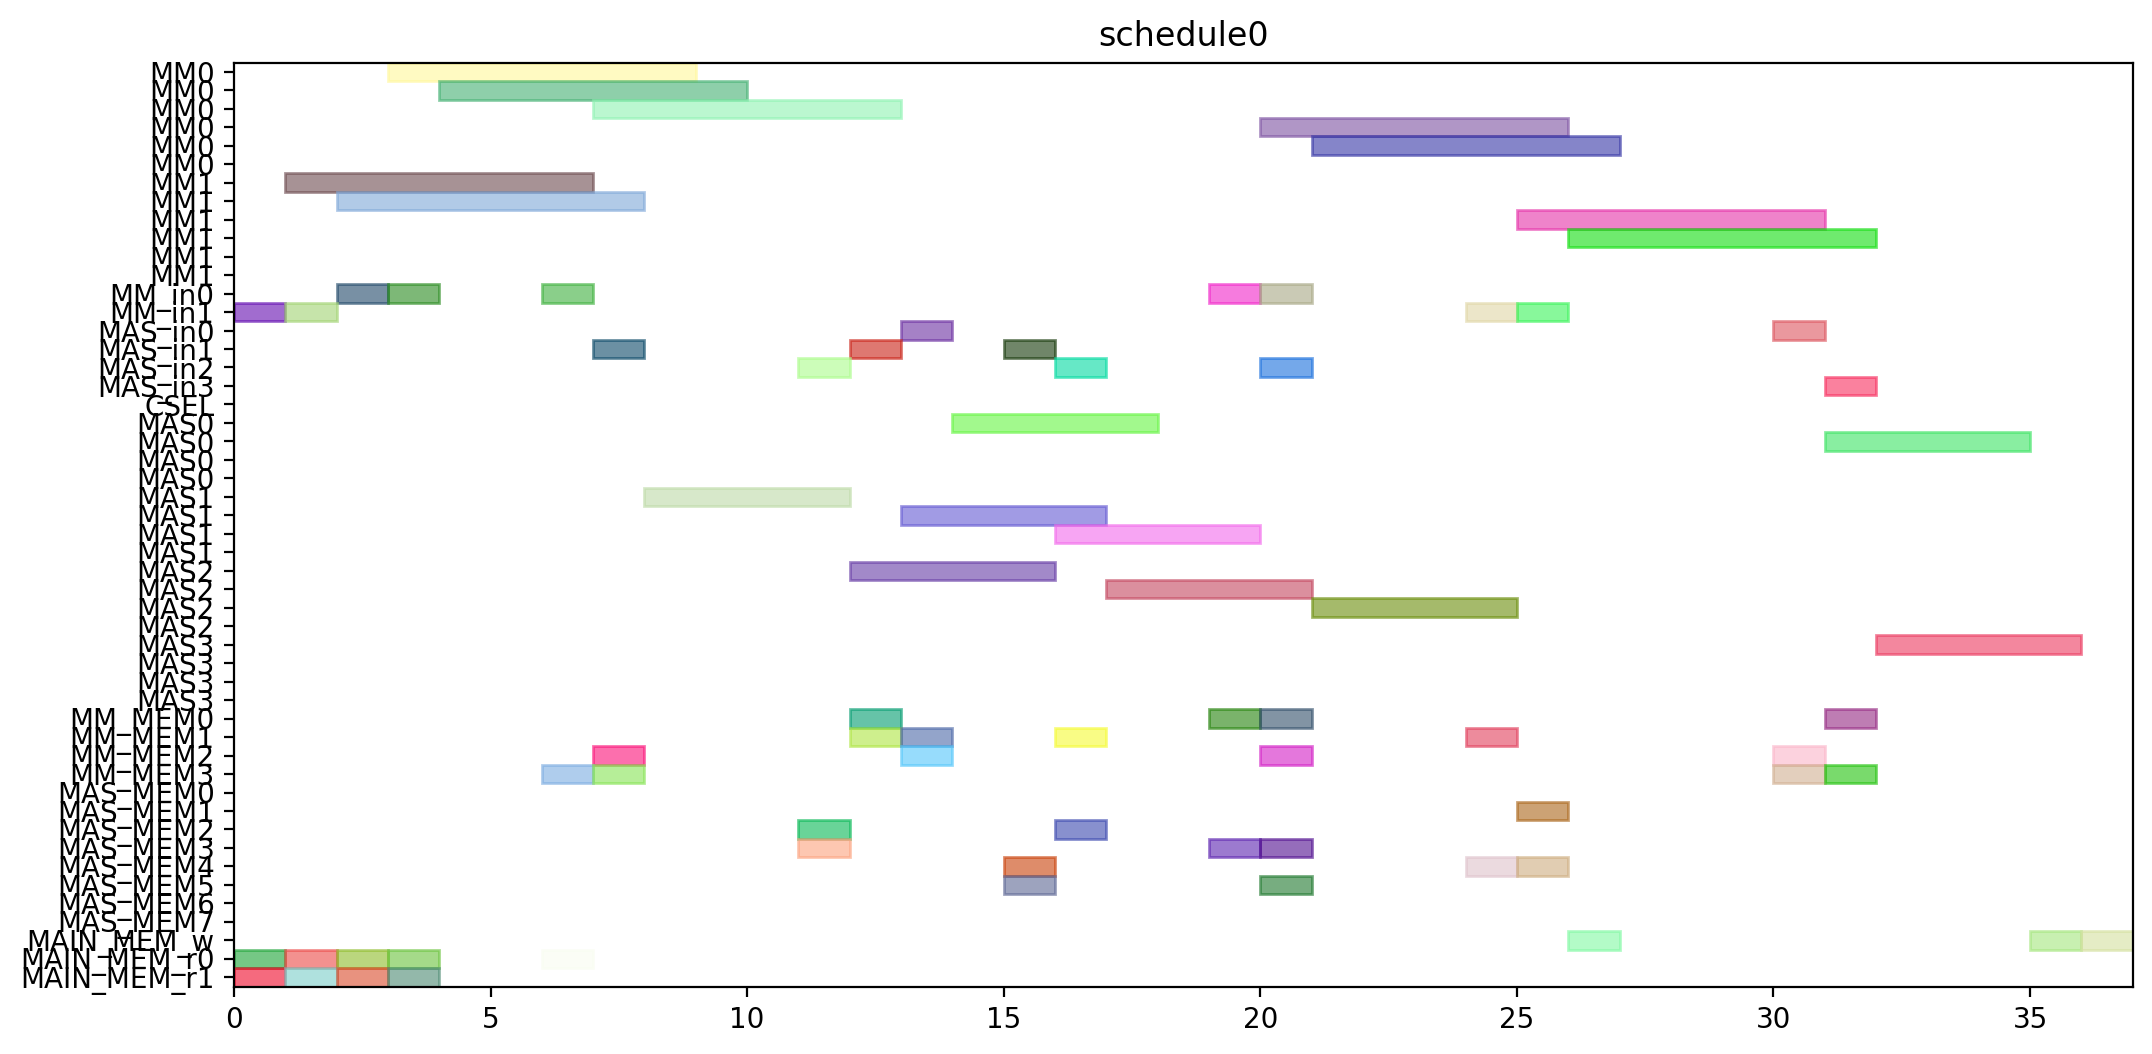

Reproduce this figure in Python.
from pyschedule import Scenario, solvers, plotters, alt


def solve():
	horizon = 120
	S = Scenario("schedule0", horizon=horizon)

	# resource
	MM = S.Resources('MM', num=2, size=6)
	MM_in = S.Resources('MM_in', num=2)
	MAS_in = S.Resources('MAS_in', num=4)
	CSEL = S.Resource('CSEL')
	MAS = S.Resources('MAS', num=4, size=4, periods=range(1, horizon))
	MM_MEM = S.Resources('MM_MEM', num=4)
	MAS_MEM = S.Resources('MAS_MEM', num=8)
	MAIN_MEM_w = S.Resource('MAIN_MEM_w', size=1)
	MAIN_MEM_r = S.Resources('MAIN_MEM_r', num=2)

	# result of previous scheduling

	# new tasks
	t0 = S.Task('t0', length=6, delay_cost=1)
	t0 += alt(MM)
	t0_in = S.Task('t0_in', length=1, delay_cost=1)
	t0_in += alt(MM_in)
	S += t0_in*MM_in[0]<=t0*MM[0]
	S += t0_in*MM_in[1]<=t0*MM[1]
	t0_mem0 = S.Task('t0_mem0', length=1, delay_cost=1)
	t0_mem0 += MAIN_MEM_r[0]
	S += t0_mem0 <= t0

	t0_mem1 = S.Task('t0_mem1', length=1, delay_cost=1)
	t0_mem1 += MAIN_MEM_r[1]
	S += t0_mem1 <= t0

	t3 = S.Task('t3', length=6, delay_cost=1)
	t3 += alt(MM)
	t3_in = S.Task('t3_in', length=1, delay_cost=1)
	t3_in += alt(MM_in)
	S += t3_in*MM_in[0]<=t3*MM[0]
	S += t3_in*MM_in[1]<=t3*MM[1]
	t3_mem0 = S.Task('t3_mem0', length=1, delay_cost=1)
	t3_mem0 += MAIN_MEM_r[0]
	S += t3_mem0 <= t3

	t3_mem1 = S.Task('t3_mem1', length=1, delay_cost=1)
	t3_mem1 += MAIN_MEM_r[1]
	S += t3_mem1 <= t3

	t1 = S.Task('t1', length=6, delay_cost=1)
	t1 += alt(MM)
	t1_in = S.Task('t1_in', length=1, delay_cost=1)
	t1_in += alt(MM_in)
	S += t1_in*MM_in[0]<=t1*MM[0]
	S += t1_in*MM_in[1]<=t1*MM[1]
	t1_mem0 = S.Task('t1_mem0', length=1, delay_cost=1)
	t1_mem0 += MAIN_MEM_r[0]
	S += t1_mem0 <= t1

	t1_mem1 = S.Task('t1_mem1', length=1, delay_cost=1)
	t1_mem1 += MAIN_MEM_r[1]
	S += t1_mem1 <= t1

	t2 = S.Task('t2', length=6, delay_cost=1)
	t2 += alt(MM)
	t2_in = S.Task('t2_in', length=1, delay_cost=1)
	t2_in += alt(MM_in)
	S += t2_in*MM_in[0]<=t2*MM[0]
	S += t2_in*MM_in[1]<=t2*MM[1]
	t2_mem0 = S.Task('t2_mem0', length=1, delay_cost=1)
	t2_mem0 += MAIN_MEM_r[0]
	S += t2_mem0 <= t2

	t2_mem1 = S.Task('t2_mem1', length=1, delay_cost=1)
	t2_mem1 += MAIN_MEM_r[1]
	S += t2_mem1 <= t2

	t4 = S.Task('t4', length=6, delay_cost=1)
	t4 += alt(MM)
	t4_in = S.Task('t4_in', length=1, delay_cost=1)
	t4_in += alt(MM_in)
	S += t4_in*MM_in[0]<=t4*MM[0]
	S += t4_in*MM_in[1]<=t4*MM[1]
	t4_mem0 = S.Task('t4_mem0', length=1, delay_cost=1)
	t4_mem0 += MAIN_MEM_r[0]
	S += t4_mem0 <= t4

	t4_mem1 = S.Task('t4_mem1', length=1, delay_cost=1)
	t4_mem1 += alt(MM_MEM)
	S += (t2*MM[0])-1 < t4_mem1*MM_MEM[1]
	S += (t2*MM[1])-1 < t4_mem1*MM_MEM[3]
	S += t4_mem1 <= t4

	t5 = S.Task('t5', length=4, delay_cost=1)
	t5 += alt(MAS)
	t5_in = S.Task('t5_in', length=1, delay_cost=1)
	t5_in += alt(MAS_in)
	S += t5_in*MAS_in[0]<=t5*MAS[0]

	S += t5_in*MAS_in[1]<=t5*MAS[1]

	S += t5_in*MAS_in[2]<=t5*MAS[2]

	S += t5_in*MAS_in[3]<=t5*MAS[3]

	t5_mem0 = S.Task('t5_mem0', length=1, delay_cost=1)
	t5_mem0 += alt(MM_MEM)
	S += (t0*MM[0])-1 < t5_mem0*MM_MEM[0]
	S += (t0*MM[1])-1 < t5_mem0*MM_MEM[2]
	S += t5_mem0 <= t5

	t5_mem1 = S.Task('t5_mem1', length=1, delay_cost=1)
	t5_mem1 += alt(MM_MEM)
	S += (t0*MM[0])-1 < t5_mem1*MM_MEM[1]
	S += (t0*MM[1])-1 < t5_mem1*MM_MEM[3]
	S += t5_mem1 <= t5

	t6 = S.Task('t6', length=4, delay_cost=1)
	t6 += alt(MAS)
	t6_in = S.Task('t6_in', length=1, delay_cost=1)
	t6_in += alt(MAS_in)
	S += t6_in*MAS_in[0]<=t6*MAS[0]

	S += t6_in*MAS_in[1]<=t6*MAS[1]

	S += t6_in*MAS_in[2]<=t6*MAS[2]

	S += t6_in*MAS_in[3]<=t6*MAS[3]

	t6_mem0 = S.Task('t6_mem0', length=1, delay_cost=1)
	t6_mem0 += alt(MAS_MEM)
	S += (t5*MAS[0])-1 < t6_mem0*MAS_MEM[0]
	S += (t5*MAS[1])-1 < t6_mem0*MAS_MEM[2]
	S += (t5*MAS[2])-1 < t6_mem0*MAS_MEM[4]
	S += (t5*MAS[3])-1 < t6_mem0*MAS_MEM[6]
	S += t6_mem0 <= t6

	t6_mem1 = S.Task('t6_mem1', length=1, delay_cost=1)
	t6_mem1 += alt(MAS_MEM)
	S += (t5*MAS[0])-1 < t6_mem1*MAS_MEM[1]
	S += (t5*MAS[1])-1 < t6_mem1*MAS_MEM[3]
	S += (t5*MAS[2])-1 < t6_mem1*MAS_MEM[5]
	S += (t5*MAS[3])-1 < t6_mem1*MAS_MEM[7]
	S += t6_mem1 <= t6

	t9 = S.Task('t9', length=4, delay_cost=1)
	t9 += alt(MAS)
	t9_in = S.Task('t9_in', length=1, delay_cost=1)
	t9_in += alt(MAS_in)
	S += t9_in*MAS_in[0]<=t9*MAS[0]

	S += t9_in*MAS_in[1]<=t9*MAS[1]

	S += t9_in*MAS_in[2]<=t9*MAS[2]

	S += t9_in*MAS_in[3]<=t9*MAS[3]

	t9_mem0 = S.Task('t9_mem0', length=1, delay_cost=1)
	t9_mem0 += alt(MM_MEM)
	S += (t0*MM[0])-1 < t9_mem0*MM_MEM[0]
	S += (t0*MM[1])-1 < t9_mem0*MM_MEM[2]
	S += t9_mem0 <= t9

	t9_mem1 = S.Task('t9_mem1', length=1, delay_cost=1)
	t9_mem1 += alt(MM_MEM)
	S += (t4*MM[0])-1 < t9_mem1*MM_MEM[1]
	S += (t4*MM[1])-1 < t9_mem1*MM_MEM[3]
	S += t9_mem1 <= t9

	t10 = S.Task('t10', length=4, delay_cost=1)
	t10 += alt(MAS)
	t10_in = S.Task('t10_in', length=1, delay_cost=1)
	t10_in += alt(MAS_in)
	S += t10_in*MAS_in[0]<=t10*MAS[0]

	S += t10_in*MAS_in[1]<=t10*MAS[1]

	S += t10_in*MAS_in[2]<=t10*MAS[2]

	S += t10_in*MAS_in[3]<=t10*MAS[3]

	t10_mem0 = S.Task('t10_mem0', length=1, delay_cost=1)
	t10_mem0 += alt(MM_MEM)
	S += (t4*MM[0])-1 < t10_mem0*MM_MEM[0]
	S += (t4*MM[1])-1 < t10_mem0*MM_MEM[2]
	S += t10_mem0 <= t10

	t10_mem1 = S.Task('t10_mem1', length=1, delay_cost=1)
	t10_mem1 += alt(MM_MEM)
	S += (t4*MM[0])-1 < t10_mem1*MM_MEM[1]
	S += (t4*MM[1])-1 < t10_mem1*MM_MEM[3]
	S += t10_mem1 <= t10

	t7 = S.Task('t7', length=4, delay_cost=1)
	t7 += alt(MAS)
	t7_in = S.Task('t7_in', length=1, delay_cost=1)
	t7_in += alt(MAS_in)
	S += t7_in*MAS_in[0]<=t7*MAS[0]

	S += t7_in*MAS_in[1]<=t7*MAS[1]

	S += t7_in*MAS_in[2]<=t7*MAS[2]

	S += t7_in*MAS_in[3]<=t7*MAS[3]

	t7_mem0 = S.Task('t7_mem0', length=1, delay_cost=1)
	t7_mem0 += alt(MAS_MEM)
	S += (t6*MAS[0])-1 < t7_mem0*MAS_MEM[0]
	S += (t6*MAS[1])-1 < t7_mem0*MAS_MEM[2]
	S += (t6*MAS[2])-1 < t7_mem0*MAS_MEM[4]
	S += (t6*MAS[3])-1 < t7_mem0*MAS_MEM[6]
	S += t7_mem0 <= t7

	t7_mem1 = S.Task('t7_mem1', length=1, delay_cost=1)
	t7_mem1 += alt(MAS_MEM)
	S += (t6*MAS[0])-1 < t7_mem1*MAS_MEM[1]
	S += (t6*MAS[1])-1 < t7_mem1*MAS_MEM[3]
	S += (t6*MAS[2])-1 < t7_mem1*MAS_MEM[5]
	S += (t6*MAS[3])-1 < t7_mem1*MAS_MEM[7]
	S += t7_mem1 <= t7

	t11 = S.Task('t11', length=4, delay_cost=1)
	t11 += alt(MAS)
	t11_in = S.Task('t11_in', length=1, delay_cost=1)
	t11_in += alt(MAS_in)
	S += t11_in*MAS_in[0]<=t11*MAS[0]

	S += t11_in*MAS_in[1]<=t11*MAS[1]

	S += t11_in*MAS_in[2]<=t11*MAS[2]

	S += t11_in*MAS_in[3]<=t11*MAS[3]

	t11_mem0 = S.Task('t11_mem0', length=1, delay_cost=1)
	t11_mem0 += alt(MAS_MEM)
	S += (t10*MAS[0])-1 < t11_mem0*MAS_MEM[0]
	S += (t10*MAS[1])-1 < t11_mem0*MAS_MEM[2]
	S += (t10*MAS[2])-1 < t11_mem0*MAS_MEM[4]
	S += (t10*MAS[3])-1 < t11_mem0*MAS_MEM[6]
	S += t11_mem0 <= t11

	t11_mem1 = S.Task('t11_mem1', length=1, delay_cost=1)
	t11_mem1 += alt(MM_MEM)
	S += (t4*MM[0])-1 < t11_mem1*MM_MEM[1]
	S += (t4*MM[1])-1 < t11_mem1*MM_MEM[3]
	S += t11_mem1 <= t11

	t8 = S.Task('t8', length=6, delay_cost=1)
	t8 += alt(MM)
	t8_in = S.Task('t8_in', length=1, delay_cost=1)
	t8_in += alt(MM_in)
	S += t8_in*MM_in[0]<=t8*MM[0]
	S += t8_in*MM_in[1]<=t8*MM[1]
	t8_mem0 = S.Task('t8_mem0', length=1, delay_cost=1)
	t8_mem0 += alt(MM_MEM)
	S += (t4*MM[0])-1 < t8_mem0*MM_MEM[0]
	S += (t4*MM[1])-1 < t8_mem0*MM_MEM[2]
	S += t8_mem0 <= t8

	t8_mem1 = S.Task('t8_mem1', length=1, delay_cost=1)
	t8_mem1 += alt(MAS_MEM)
	S += (t7*MAS[0])-1 < t8_mem1*MAS_MEM[1]
	S += (t7*MAS[1])-1 < t8_mem1*MAS_MEM[3]
	S += (t7*MAS[2])-1 < t8_mem1*MAS_MEM[5]
	S += (t7*MAS[3])-1 < t8_mem1*MAS_MEM[7]
	S += t8_mem1 <= t8

	new_PZ = S.Task('new_PZ', length=6, delay_cost=1)
	new_PZ += alt(MM)
	new_PZ_in = S.Task('new_PZ_in', length=1, delay_cost=1)
	new_PZ_in += alt(MM_in)
	S += new_PZ_in*MM_in[0]<=new_PZ*MM[0]
	S += new_PZ_in*MM_in[1]<=new_PZ*MM[1]
	S += 0<new_PZ

	new_PZ_w = S.Task('new_PZ_w', length=1, delay_cost=1)
	new_PZ_w += alt(MAIN_MEM_w)
	S += new_PZ <= new_PZ_w

	new_PZ_mem0 = S.Task('new_PZ_mem0', length=1, delay_cost=1)
	new_PZ_mem0 += alt(MM_MEM)
	S += (t1*MM[0])-1 < new_PZ_mem0*MM_MEM[0]
	S += (t1*MM[1])-1 < new_PZ_mem0*MM_MEM[2]
	S += new_PZ_mem0 <= new_PZ

	new_PZ_mem1 = S.Task('new_PZ_mem1', length=1, delay_cost=1)
	new_PZ_mem1 += alt(MAS_MEM)
	S += (t7*MAS[0])-1 < new_PZ_mem1*MAS_MEM[1]
	S += (t7*MAS[1])-1 < new_PZ_mem1*MAS_MEM[3]
	S += (t7*MAS[2])-1 < new_PZ_mem1*MAS_MEM[5]
	S += (t7*MAS[3])-1 < new_PZ_mem1*MAS_MEM[7]
	S += new_PZ_mem1 <= new_PZ

	t12 = S.Task('t12', length=4, delay_cost=1)
	t12 += alt(MAS)
	t12_in = S.Task('t12_in', length=1, delay_cost=1)
	t12_in += alt(MAS_in)
	S += t12_in*MAS_in[0]<=t12*MAS[0]

	S += t12_in*MAS_in[1]<=t12*MAS[1]

	S += t12_in*MAS_in[2]<=t12*MAS[2]

	S += t12_in*MAS_in[3]<=t12*MAS[3]

	t12_mem0 = S.Task('t12_mem0', length=1, delay_cost=1)
	t12_mem0 += alt(MM_MEM)
	S += (t0*MM[0])-1 < t12_mem0*MM_MEM[0]
	S += (t0*MM[1])-1 < t12_mem0*MM_MEM[2]
	S += t12_mem0 <= t12

	t12_mem1 = S.Task('t12_mem1', length=1, delay_cost=1)
	t12_mem1 += alt(MAS_MEM)
	S += (t11*MAS[0])-1 < t12_mem1*MAS_MEM[1]
	S += (t11*MAS[1])-1 < t12_mem1*MAS_MEM[3]
	S += (t11*MAS[2])-1 < t12_mem1*MAS_MEM[5]
	S += (t11*MAS[3])-1 < t12_mem1*MAS_MEM[7]
	S += t12_mem1 <= t12

	t13 = S.Task('t13', length=6, delay_cost=1)
	t13 += alt(MM)
	t13_in = S.Task('t13_in', length=1, delay_cost=1)
	t13_in += alt(MM_in)
	S += t13_in*MM_in[0]<=t13*MM[0]
	S += t13_in*MM_in[1]<=t13*MM[1]
	t13_mem0 = S.Task('t13_mem0', length=1, delay_cost=1)
	t13_mem0 += alt(MAS_MEM)
	S += (t12*MAS[0])-1 < t13_mem0*MAS_MEM[0]
	S += (t12*MAS[1])-1 < t13_mem0*MAS_MEM[2]
	S += (t12*MAS[2])-1 < t13_mem0*MAS_MEM[4]
	S += (t12*MAS[3])-1 < t13_mem0*MAS_MEM[6]
	S += t13_mem0 <= t13

	t13_mem1 = S.Task('t13_mem1', length=1, delay_cost=1)
	t13_mem1 += alt(MAS_MEM)
	S += (t9*MAS[0])-1 < t13_mem1*MAS_MEM[1]
	S += (t9*MAS[1])-1 < t13_mem1*MAS_MEM[3]
	S += (t9*MAS[2])-1 < t13_mem1*MAS_MEM[5]
	S += (t9*MAS[3])-1 < t13_mem1*MAS_MEM[7]
	S += t13_mem1 <= t13

	t14 = S.Task('t14', length=6, delay_cost=1)
	t14 += alt(MM)
	t14_in = S.Task('t14_in', length=1, delay_cost=1)
	t14_in += alt(MM_in)
	S += t14_in*MM_in[0]<=t14*MM[0]
	S += t14_in*MM_in[1]<=t14*MM[1]
	t14_mem0 = S.Task('t14_mem0', length=1, delay_cost=1)
	t14_mem0 += alt(MAS_MEM)
	S += (t12*MAS[0])-1 < t14_mem0*MAS_MEM[0]
	S += (t12*MAS[1])-1 < t14_mem0*MAS_MEM[2]
	S += (t12*MAS[2])-1 < t14_mem0*MAS_MEM[4]
	S += (t12*MAS[3])-1 < t14_mem0*MAS_MEM[6]
	S += t14_mem0 <= t14

	t14_mem1 = S.Task('t14_mem1', length=1, delay_cost=1)
	t14_mem1 += alt(MM_MEM)
	S += (t3*MM[0])-1 < t14_mem1*MM_MEM[1]
	S += (t3*MM[1])-1 < t14_mem1*MM_MEM[3]
	S += t14_mem1 <= t14

	new_PY = S.Task('new_PY', length=4, delay_cost=1)
	new_PY += alt(MAS)
	new_PY_in = S.Task('new_PY_in', length=1, delay_cost=1)
	new_PY_in += alt(MAS_in)
	S += new_PY_in*MAS_in[0]<=new_PY*MAS[0]

	S += new_PY_in*MAS_in[1]<=new_PY*MAS[1]

	S += new_PY_in*MAS_in[2]<=new_PY*MAS[2]

	S += new_PY_in*MAS_in[3]<=new_PY*MAS[3]

	S += 0<new_PY

	new_PY_w = S.Task('new_PY_w', length=1, delay_cost=1)
	new_PY_w += alt(MAIN_MEM_w)
	S += new_PY <= new_PY_w

	new_PY_mem0 = S.Task('new_PY_mem0', length=1, delay_cost=1)
	new_PY_mem0 += alt(MM_MEM)
	S += (t8*MM[0])-1 < new_PY_mem0*MM_MEM[0]
	S += (t8*MM[1])-1 < new_PY_mem0*MM_MEM[2]
	S += new_PY_mem0 <= new_PY

	new_PY_mem1 = S.Task('new_PY_mem1', length=1, delay_cost=1)
	new_PY_mem1 += alt(MM_MEM)
	S += (t13*MM[0])-1 < new_PY_mem1*MM_MEM[1]
	S += (t13*MM[1])-1 < new_PY_mem1*MM_MEM[3]
	S += new_PY_mem1 <= new_PY

	new_PX = S.Task('new_PX', length=4, delay_cost=1)
	new_PX += alt(MAS)
	new_PX_in = S.Task('new_PX_in', length=1, delay_cost=1)
	new_PX_in += alt(MAS_in)
	S += new_PX_in*MAS_in[0]<=new_PX*MAS[0]

	S += new_PX_in*MAS_in[1]<=new_PX*MAS[1]

	S += new_PX_in*MAS_in[2]<=new_PX*MAS[2]

	S += new_PX_in*MAS_in[3]<=new_PX*MAS[3]

	S += 0<new_PX

	new_PX_w = S.Task('new_PX_w', length=1, delay_cost=1)
	new_PX_w += alt(MAIN_MEM_w)
	S += new_PX <= new_PX_w

	new_PX_mem0 = S.Task('new_PX_mem0', length=1, delay_cost=1)
	new_PX_mem0 += alt(MM_MEM)
	S += (t14*MM[0])-1 < new_PX_mem0*MM_MEM[0]
	S += (t14*MM[1])-1 < new_PX_mem0*MM_MEM[2]
	S += new_PX_mem0 <= new_PX

	new_PX_mem1 = S.Task('new_PX_mem1', length=1, delay_cost=1)
	new_PX_mem1 += alt(MM_MEM)
	S += (t14*MM[0])-1 < new_PX_mem1*MM_MEM[1]
	S += (t14*MM[1])-1 < new_PX_mem1*MM_MEM[3]
	S += new_PX_mem1 <= new_PX

	solvers.mip.solve(S,msg=1,kind='CPLEX',ratio_gap=1.01)

	solution = [['hoge']*len(S.solution()[1]) for i in range(len(S.solution()))]
	for i in range(len(S.solution())):
		for j in range(len(S.solution()[i])):
			solution[i][j]=str(S.solution()[i][j])
	print(solution)

	cycles = int(solution[-1][3])

	pic_file_name = "/mnt/rose/usr1/fukuda/ABE/multiRAM_multiMAS_16mux/scheduling_result/stage6MM2_stage4MAS4/EP_DBL_A_0/schedule0.png"
	if(S.solution() != []):
		plotters.matplotlib.plot(S,img_filename=pic_file_name, show_task_labels=False, fig_size=(cycles*0.25+3, 6))

	return solution
